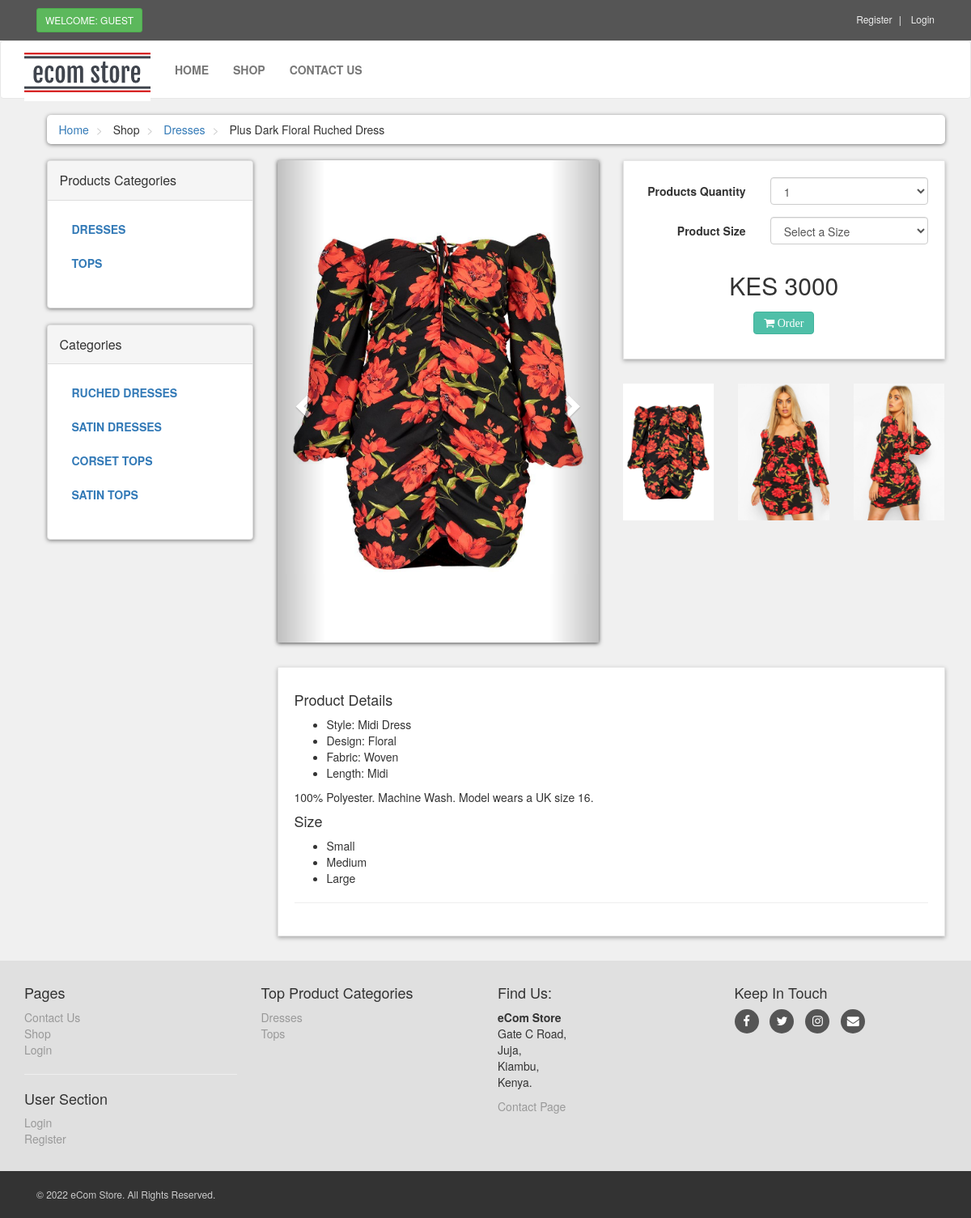
The app's page /details.php?pro_id=4 with its own data.
### tables this page shows
CREATE TABLE `product_categories` (
  `p_cat_id` int(11) NOT NULL,
  `p_cat_title` text NOT NULL,
  `p_cat_desc` text NOT NULL
);

CREATE TABLE `products` (
  `product_id` int(10) NOT NULL,
  `p_cat_id` int(11) NOT NULL,
  `cat_id` int(10) NOT NULL,
  `manufacturer` int(11) NOT NULL DEFAULT 0,
  `date` text NOT NULL,
  `product_title` text NOT NULL,
  `product_url` varchar(255) DEFAULT NULL,
  `product_img1` varchar(255) NOT NULL,
  `product_img2` varchar(255) NOT NULL,
  `product_img3` varchar(255) NOT NULL,
  `product_price` int(11) NOT NULL,
  `product_keywords` text NOT NULL,
  `product_desc` varchar(500) NOT NULL
);

CREATE TABLE `categories` (
  `cat_id` int(10) NOT NULL,
  `cat_title` text NOT NULL,
  `cat_desc` text NOT NULL
);

### details.php (the view, shortened to what this page needs)
<?php
include("includes/header.php");
?>
<div id="content">
    <div class="container">
        <div class="col-md-12">
            <ul class="breadcrumb">
                <li>
                    <a href="index.php">Home</a>
                </li>
                <li>
                    Shop
                </li>
                <li>
                    <a href="shop.php?p_cat=<?php echo $p_cat_id; ?>"><?php echo $p_cat_title; ?></a>
                </li>
                <li> <?php echo $pro_title; ?> </li>
            </ul>
        </div>
        <div class="col-md-3">
            <?php
            include("includes/sidebar.php");
            ?>
        </div>
        <div class="col-md-9">
            <div id="productMain" class="row">
                <div class="col-sm-6">
                    <div id="mainImage">
                        <div id="myCarousel" class="carousel slide" data-ride="carousel">
                            <ol class="carousel-indicators">
                                <li data-target="#myCarousel" data-slide-to="0" class="active"></li>
                                <li data-target="#myCarousel" data-slide-to="1"></li>
                                <li data-target="#myCarousel" data-slide-to="2"></li>
                            </ol>
                            <div class="carousel-inner">
                                <div class="item active">
                                    <center><img class="img-responsive" src="admin/product_images/<?php echo $pro_img1; ?>" alt="Product 3-a"></center>
                                </div>
                            </div>
                            <a href="#myCarousel" class="left carousel-control" data-slide="prev">
                                <span class="glyphicon glyphicon-chevron-left"></span>
                            </a>
                            <a href="#myCarousel" class="right carousel-control" data-slide="next">
                                <span class="glyphicon glyphicon-chevron-right"></span>
                            </a>
                        </div>
                    </div>
                </div>
                <div class="col-sm-6">
                    <div class="box">
                        <form class="form-horizontal" method="post">
                            <div class="form-group">
                                <label for="" class="col-md-5 control-label">Products Quantity</label>
                                <div class="col-md-7">
                                    <select name="product_qty" id="" class="form-control">
                                        <option>1</option>
                                    </select>
                                </div>
                            </div>
                            <div class="form-group">
                                <label class="col-md-5 control-label">Product Size</label>
                                <div class="col-md-7">
                                    <select name="product_size" class="form-control" required oninput="setCustomValidity('')" oninvalid="setCustomValidity('Must pick 1 size for the product')">
                                        <option value="" disabled selected>Select a Size</option>
                                    </select>
                                </div>
                            </div>
                            <p class="price">KES <?php echo $pro_price; ?></p>
                            <p class="text-center buttons"><button type="submit" name="add_to_cart" class="btn btn-primary i fa fa-shopping-cart"> Order</button></p>
                        </form>
                    </div>
                    <div class="row" id="thumbs">
                        <div class="col-xs-4">
                            <a data-target="#myCarousel" data-slide-to="0" href="#" class="thumb">
                                <img src="admin/product_images/<?php echo $pro_img1; ?>" alt="product 1" class="img-responsive">
                            </a>
                        </div>
                        <div class="col-xs-4">
                            <a data-target="#myCarousel" data-slide-to="1" href="#" class="thumb">
                                <img src="admin/product_images/<?php echo $pro_img2; ?>" alt="product 2" class="img-responsive">
                            </a>
                        </div>
                        <div class="col-xs-4">
                            <a data-target="#myCarousel" data-slide-to="2" href="#" class="thumb">
                                <img src="admin/product_images/<?php echo $pro_img3; ?>" alt="product 4" class="img-responsive">
                            </a>
                        </div>
                    </div>
                </div>
            </div>
            <div class="box" id="details">
                <h4>Product Details</h4>
                <p>
                    <?php echo $pro_desc; ?>
                </p>
                <h4>Size</h4>
                <ul>
                    <li>Small</li>
                    <li>Medium</li>
                    <li>Large</li>
                </ul>
                <hr>
            </div>
        </div>
    </div>
</div>
<?php
include("includes/footer.php");
?>
</body>
</html>

### functions/functions.php (shortened to what this page needs)
<?php
$db = mysqli_connect("localhost","ecomStore","123","ecomStore");
 function getPCats(){
 	global $db;
 	$get_p_cats = "select * from product_categories";
 	$run_p_cats = mysqli_query($db,$get_p_cats);
 	while($row_p_cats = mysqli_fetch_array($run_p_cats)){
 		$p_cat_id = $row_p_cats['p_cat_id'];
 		$p_cat_title = $row_p_cats['p_cat_title'];
 		echo "
 			<li>
 				<a href='shop.php?p_cat=$p_cat_id'>
 				$p_cat_title
 				</a>
 			</li>
 		";
 	}
 }
function getCats(){
	global $db;
	$get_cats = "select * from categories";
	$run_cats = mysqli_query($db,$get_cats);
	while ($row_cats = mysqli_fetch_array($run_cats)) {
		$cat_id = $row_cats['cat_id'];
		$cat_title = $row_cats['cat_title'];
		echo "
			<li>
				<a href='shop.php?cat=$cat_id'>
				$cat_title
				</a>
			</li>
		";
	}
}
 ?>

### includes/footer.php (shortened to what this page needs)
<div id="footer">
	<div class="container">
		<div class="row">
			<div class="col-sm-6 col-md-3">
				<h4>Pages</h4>
				<ul>
					<li><a href="contact.php">Contact Us</a></li>
					<li><a href="shop.php">Shop</a></li>
					<li>
						<?php
						if (!isset($_SESSION['customer_email'])) {
							echo "<a href='customer_login.php'>Login</a>";
						} else {
							echo "<a href='logout.php'>Logout</a>";
						}
						?>
					</li>
				</ul>
				<hr>
				<h4>User Section</h4>
				<ul>
					<li>
						<?php
						if (!isset($_SESSION['customer_email'])) {
							echo "<a href='checkout.php'>Login</a>";
						} else {
							echo "<a href='logout.php'>Logout</a>";
						}
						?>
					</li>
					<li><a href="customer_register.php">Register</a></li>
				</ul>
			</div>
			<div class="col-sm-6 col-md-3">
				<h4>Top Product Categories</h4>
				<ul>
					<?php
					$get_p_cats = "select * from product_categories";
					$run_p_cats = mysqli_query($con, $get_p_cats);
					while ($row_p_cats = mysqli_fetch_array($run_p_cats)) {
						$p_cat_id = $row_p_cats['p_cat_id'];
						$p_cat_title = $row_p_cats['p_cat_title'];
						echo "
								<li>
								<a href='shop.php?p_cat=$p_cat_id'>
								$p_cat_title
								</a>
								</li>
							";
					}
					?>
				</ul>
			</div>
			<div class="col-sm-6 col-md-3">
				<h4>Find Us:</h4>
				<p>
					<strong>eCom Store</strong>
					<br />Gate C Road,
					<br />Juja,
					<br />Kiambu,
					<br />Kenya.
				</p>
				<a href="contact.php">Contact Page</a>
			</div>
			<div class="col-sm-6 col-md-3">
				<h4>Keep In Touch</h4>
				<p class="social">
					<a href="#" class="fa fa-facebook"></a>
					<a href="#" class="fa fa-twitter"></a>
					<a href="#" class="fa fa-instagram"></a>
					<a href="#" class="fa fa-envelope"></a>
			</div>
		</div>
	</div>
</div>
<div id="copyright">
	<div class="container">
		<div class="col-md-6">
			<p class="pull-left">&copy; 2022 eCom Store. All Rights Reserved.</p>
		</div>
	</div>
</div>

### styles/style.css (style rules this page uses)
body { font-size: 14px; line-height: 1.42857143; color: #333333; background: #f0f0f0; overflow-x: hidden; }
.btn-primary { color: rgb(255, 255, 255); background: rgb(79, 191, 168); border-color: rgb(65, 179, 156); }
.box { background: #ffffff; margin: 0 0 30px; border: solid 1px #e6e6e6; box-sizing: border-box; padding: 20px; box-shadow: 0px 2px 5px rgba(0, 0, 0, .3); }
#content { padding-left: 25px; }
.breadcrumb { padding: 8px 15px; margin-bottom: 20px; background: #ffffff; border-radius: 5px; box-shadow: 0px 1px 5px rgba(0, 0, 0, .5); }
.breadcrumb> li + li:before { content: ">\00a0"; color: #cccccc; }
#content .panel.sidebar-menu ul.nav.category-menu li a { text-transform: uppercase; font-weight: 600; }
#content #productMain { margin-bottom: 30px; }
#content #productMain .price { font-size: 30px; font-weight: 300; text-align: center; margin-top: 30px; }
#content #mainImage { box-shadow: 0px 1px 5px rgba(0, 0 , 0, 0.7); }
#footer { background: #e0e0e0; padding: 20px 0; }
#footer a { color: #999999; padding: 0; text-decoration: none; }
#footer ul { list-style: none; padding-left: 0px; }
#footer .social { text-align: left; }
#footer .social a { margin: 0px 10px 0px 0px; display: inline-block; color: #ffffff; width: 30px; height: 30px; border-radius: 15px; line-height: 30px; font-size: 15px; text-align: center; vertical-align: bottom; background: #555555; text-decoration: none; }
#copyright { background: #333333; color: #cccccc; padding: 20px 0px; font-size: 12px; }
#copyright p { margin: 0px; }

### records on screen
product_categories: p_cat_title "Dresses", p_cat_title "DRESSES"
products: product_title "Plus Dark Floral Ruched Dress", product_img1 (picture), product_price "3000", product_img2 (picture), product_img3 (picture), product_desc "Style: Midi Dress Design: Floral Fabric: Woven Length: Midi 100% Polyester. Machine Wash. Model wears a UK size 16."
product_categories: p_cat_title "TOPS", p_cat_title "Tops"
categories: cat_title "RUCHED DRESSES"
categories: cat_title "SATIN DRESSES"
categories: cat_title "CORSET TOPS"
categories: cat_title "SATIN TOPS"
